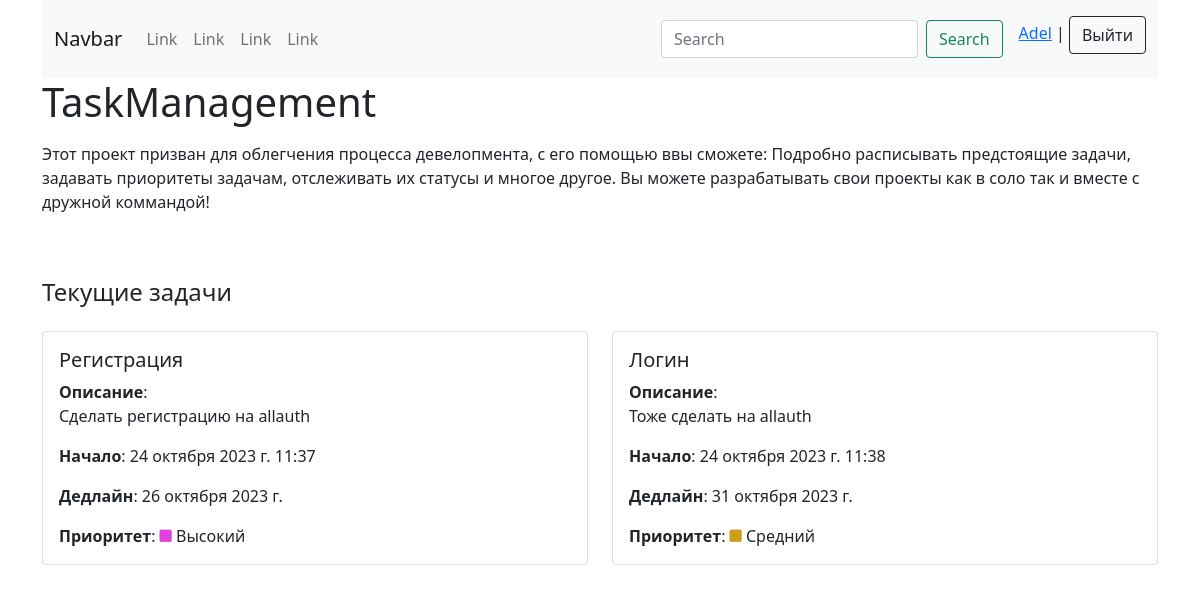
Page /project/taskmanagement (signed in) on the committed database.
### mainapp/models.py (models this page shows, shortened)
class Project(models.Model):
    user = models.ForeignKey(User, on_delete=models.CASCADE, verbose_name='Пользователь')
    name = models.CharField(max_length=120, verbose_name='Название')
    slug = models.SlugField(unique=True)
    description = RichTextField(verbose_name='Описание')
    photo = models.ImageField(upload_to='photos/', null=True, blank=True, verbose_name='Фото')
    file = models.FileField(upload_to='files/', null=True, blank=True, verbose_name='Файлы')
    started = models.DateTimeField(auto_now_add=True, verbose_name='Начало')
    ended = models.DateTimeField(blank=True, null=True, verbose_name='Закончился')
    deadline = models.DateField(verbose_name='Дедлайн до')
    tags = models.ManyToManyField(Tag, verbose_name='Теги')
    class Meta:
        verbose_name = 'Проект'
        verbose_name_plural = 'Проекты'

class Task(models.Model):
    user = models.ForeignKey(User, on_delete=models.CASCADE, verbose_name='Пользователь')
    title = models.CharField(max_length=120, verbose_name='Название')
    description = RichTextField(verbose_name='Описание')
    status = models.CharField(choices=STATUS, max_length=120, verbose_name='Статус')
    deadline = models.DateField(verbose_name='Дедлайн до')
    started = models.DateTimeField(auto_now_add=True)
    project = models.ForeignKey(Project, on_delete=models.CASCADE, verbose_name='Проект')
    priority = models.CharField(choices=PRIORITY, max_length=60, verbose_name='Приоритет')
    class Meta:
        verbose_name = 'Задача'
        verbose_name_plural = 'Задачи'

### mainapp/views.py (the view)
# urls.py: path('project/<slug:slug>', UserProjectDetailView.as_view(), name='proj_details'),
class UserProjectDetailView(DetailView):
    model = Project
    template_name = 'mainapp/project_details/project_details.html'
    context_object_name = 'project'

### templates/mainapp/project_details/project_details.html
{% extends 'mainapp/base.html' %}
{% block content %}
<div class="container">
    <div class="row">
        <div class="col mb-5">
            <h1>{{ project.name }}</h1>
            <p>{{ project.description|safe }}</p>
        </div>
        <h4>Текущие задачи</h4>
        {% if project.task_set.all %}
            {% for tasks in project.task_set.all %}
                <div class="col-md-6 mt-3">
                    <div class="card mb-3">
                        <div class="card-body">
                            <h5 class="card-title">{{ tasks.title }}</h5>
                            <strong>Описание</strong>: {{ tasks.description|safe }}
                            <p class="card-text"><strong>Начало</strong>: {{ tasks.started }}</p>
                            <p class="card-text"><strong>Дедлайн</strong>: {{ tasks.deadline }}</p>
                            <p class="card-text"><strong>Приоритет</strong>:
                                {% if tasks.priority == 'Низкий' %} <i class="fa-solid fa-square fa-sm" style="color: #11d031;"></i>
                                    {{ tasks.priority }}
                                {% elif tasks.priority == 'Средний' %} <i class="fa-solid fa-square fa-sm" style="color: #cc9d19;"></i>
                                    {{ tasks.priority }}
                                {% elif tasks.priority == 'Высокий' %} <i class="fa-solid fa-square fa-sm" style="color: #e240dd;"></i>
                                    {{ tasks.priority }}
                                {% elif tasks.priority == 'Наивысший' %} <i class="fa-solid fa-square fa-sm" style="color: #d02525;"></i>
                                    {{ tasks.priority }}
                                {% endif %}
                            </p>
                        </div>
                    </div>
                </div>
            {% endfor %}
        {% else %}
            <h5>На данный момент задач не найдено!</h5>
        {% endif %}
    </div>
</div>
{% endblock %}

### templates/mainapp/base.html (shortened to what this page needs)
{% load static %}
<!DOCTYPE html>
<html lang="en">
<head>
    <link rel="stylesheet" href="{% static 'css/style.css' %}">
    <link href="{% static 'fontawesomefree/css/fontawesome.css' %}" rel="stylesheet" type="text/css">
    <link href="{% static 'fontawesomefree/css/brands.css' %}" rel="stylesheet" type="text/css">
    <link href="{% static 'fontawesomefree/css/solid.css' %}" rel="stylesheet" type="text/css">
    <link href="https://cdn.jsdelivr.net/npm/bootstrap@5.0.2/dist/css/bootstrap.min.css" rel="stylesheet">
</head>
<body>
    {% block header %}
    <header>
        <div class="container">
            <nav class="navbar navbar-expand-lg navbar-light bg-light">
                <div class="container-fluid">
                  <a class="navbar-brand" href="{% url 'mainapp:main' %}">Navbar</a>
                  <div class="collapse navbar-collapse" id="navbarSupportedContent">
                    <ul class="navbar-nav me-auto mb-2 mb-lg-0">
                      <li class="nav-item">
                        <a class="nav-link" href="#">Link</a>
                      </li>
                      <li class="nav-item">
                        <a class="nav-link" href="#">Link</a>
                      </li>
                      <li class="nav-item">
                        <a class="nav-link" href="#">Link</a>
                      </li>
                      <li class="nav-item">
                        <a class="nav-link" href="#">Link</a>
                      </li>
                    </ul>
                    <form class="d-flex me-3">
                      <input class="form-control me-2" type="search" placeholder="Search" aria-label="Search">
                      <button class="btn btn-outline-success" type="submit">Search</button>
                    </form>
                    <p class="mt-2"><a href="{% url 'mainapp:user_proj' user.username %}">{{ user.username }}</a> | <a class="btn btn-outline-dark" href="{% url 'authentication:logout' %}">Выйти</a></p>
                  </div>
                </div>
              </nav>
        </div>
    </header>
    {% endblock %}
    {% block content %}{% endblock %}
</body>
</html>

### rows in the picture
Project: name "TaskManagement", description "Этот проект призван для облегчения процесса девелопмента, с его помощью ввы сможете: Подробно расписывать предстоящие задачи, задавать приоритеты задачам, отслеживать их статусы и многое другое. Вы можете разрабатывать свои проекты как в соло так и вместе с дружной коммандой!"
Task: title "Регистрация", description "Сделать регистрацию на allauth", started "24 октября 2023 г. 11:37", deadline "26 октября 2023 г.", priority "Высокий"
Task: title "Логин", description "Тоже сделать на allauth", started "24 октября 2023 г. 11:38", deadline "31 октября 2023 г.", priority "Средний"

### other values in the picture
{{ user.username }} "Adel"
